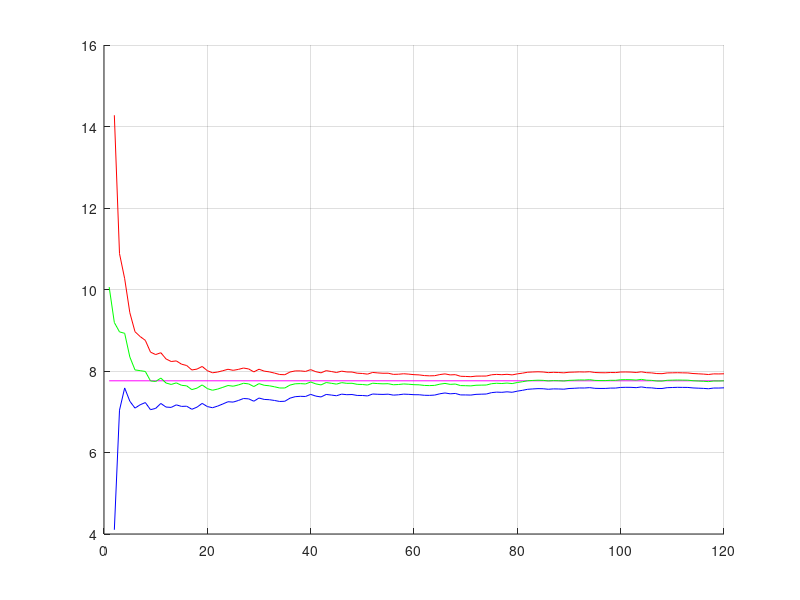
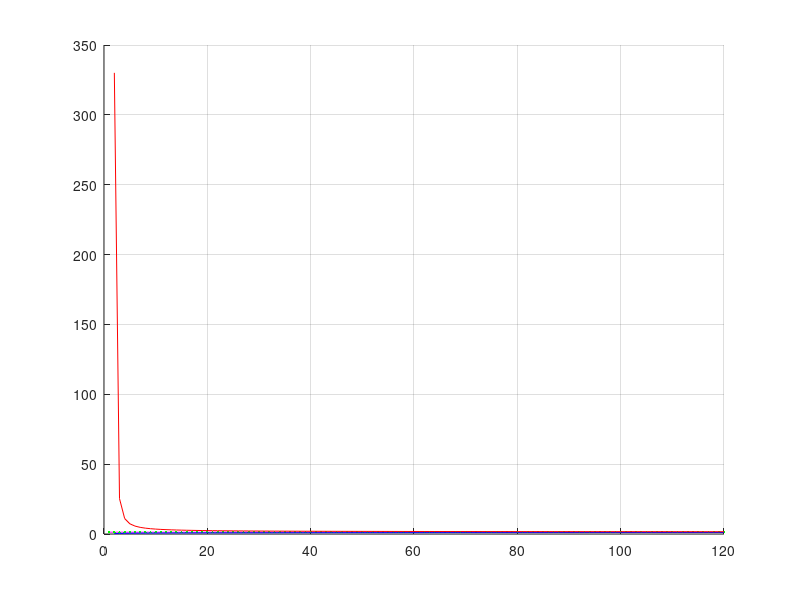

Recreate these plots in MATLAB, in order.
function lab2()
    X = [10.06,8.32,8.50,8.82,6.02,6.44,7.90,7.85,5.90,7.62,8.66,...
         6.38,7.24,8.21,6.82,7.43,6.06,8.21,9.07,5.85,6.72,8.17,...
         8.53,8.68,7.21,8.43,8.77,7.27,5.79,9.78,6.44,7.24,6.83,...
         6.61,7.58,10.15,8.82,7.87,7.35,9.60,5.82,6.65,10.15,6.92,...
         6.77,9.35,6.92,7.76,6.45,7.47,6.99,9.95,7.22,7.38,7.87,...
         6.24,8.00,8.47,7.25,7.03,7.45,6.75,7.37,7.98,9.58,8.91,...
         6.14,8.19,5.07,7.47,7.29,8.78,7.86,7.82,10.09,8.54,7.21,...
         8.57,6.67,9.82,9.26,9.69,8.39,8.26,7.44,6.58,8.45,7.49,...
         7.16,9.17,8.16,8.38,7.60,8.53,6.10,7.39,7.70,8.45,7.73,...
         9.21,8.02,7.62,6.90,9.55,5.73,7.21,6.14,7.54,9.87,8.14,...
         8.16,7.50,7.60,6.25,7.03,7.07,6.61,9.68,7.65,8.32]; 
         
    n = length(X);
    N = 1:n;

    gamma = 0.9;
    alpha = (1 - gamma) / 2;
    
    mu = mean(X);
    s2 = var(X);

    fprintf('mu^(MX) = %.2f\n', mu);
    fprintf('s2^(DX) = %.2f\n', s2);
    
    mu_up = mu + sqrt(s2 ./ n) .* tinv(1 - alpha, n - 1);
    mu_down = mu - sqrt(s2 ./ n) .* tinv(1 - alpha, n - 1);

    fprintf('mu up = %.2f\n', mu_up);
    fprintf('mu down = %.2f\n', mu_down);
    

    sigma2_up = s2 .* (n - 1) ./ chi2inv(alpha, n - 1);
    sigma2_down = s2 .* (n - 1) ./ chi2inv(1 - alpha, n - 1);

    fprintf('sigma2 up = %.2f\n', sigma2_up);
    fprintf('sigma2 down = %.2f\n', sigma2_down);
    
    N = 1 : n;

    M = zeros(1, length(N));
    S = zeros(1, length(N));
    
    for i=N
        M(i) = mean(X(1:i));
        S = var(X(1:i));
    end

    M_up = M - sqrt(S ./ N) .* tinv(1 - alpha, N - 1);
    M_down = M + sqrt(S ./ N) .* tinv(1 - alpha, N - 1);

    S_up = S .* (N - 1) ./ chi2inv(alpha, N - 1);
    S_down = S .* (N - 1) ./ chi2inv(1 - alpha, N - 1);

    figure
    hold on;
    plot([N(1), N(end)], [mu, mu], 'm');
    plot(N, M, 'g');
    plot(N, M_up, 'b');
    plot(N, M_down, 'r');
    grid on;
    hold off;

    figure
    hold on;
    plot([N(1), N(end)], [s2, s2], 'm');
    plot(N, S, 'g');
    plot(N, S_down, 'b');
    plot(N, S_up, 'r');
    grid on;
    hold off;
end


